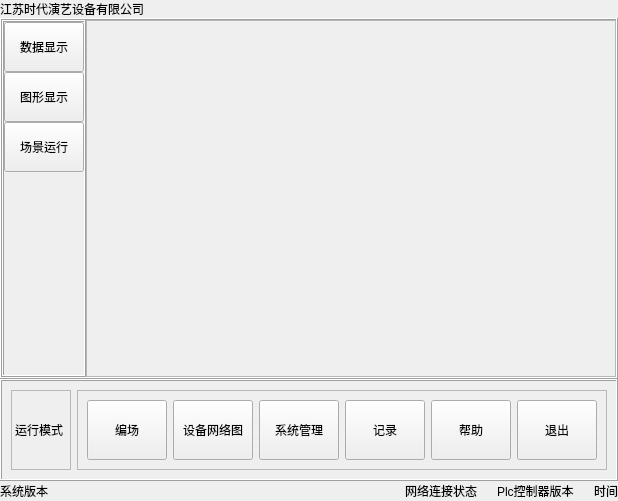
<?xml version="1.0" encoding="UTF-8"?>
<ui version="4.0">
 <class>Form</class>
 <widget class="QWidget" name="Form">
  <property name="geometry">
   <rect>
    <x>0</x>
    <y>0</y>
    <width>588</width>
    <height>501</height>
   </rect>
  </property>
  <property name="windowTitle">
   <string>Form</string>
  </property>
  <layout class="QVBoxLayout" name="verticalLayout_2">
   <property name="spacing">
    <number>0</number>
   </property>
   <property name="leftMargin">
    <number>0</number>
   </property>
   <property name="topMargin">
    <number>0</number>
   </property>
   <property name="rightMargin">
    <number>0</number>
   </property>
   <property name="bottomMargin">
    <number>0</number>
   </property>
   <item>
    <widget class="QLabel" name="label_8">
     <property name="text">
      <string>江苏时代演艺设备有限公司</string>
     </property>
    </widget>
   </item>
   <item>
    <widget class="QFrame" name="frame_3">
     <property name="sizePolicy">
      <sizepolicy hsizetype="Expanding" vsizetype="Expanding">
       <horstretch>0</horstretch>
       <verstretch>0</verstretch>
      </sizepolicy>
     </property>
     <property name="frameShape">
      <enum>QFrame::Box</enum>
     </property>
     <property name="frameShadow">
      <enum>QFrame::Raised</enum>
     </property>
     <layout class="QHBoxLayout" name="horizontalLayout_5">
      <property name="spacing">
       <number>0</number>
      </property>
      <property name="leftMargin">
       <number>0</number>
      </property>
      <property name="topMargin">
       <number>0</number>
      </property>
      <property name="rightMargin">
       <number>0</number>
      </property>
      <property name="bottomMargin">
       <number>0</number>
      </property>
      <item>
       <widget class="QFrame" name="frame_5">
        <property name="sizePolicy">
         <sizepolicy hsizetype="Preferred" vsizetype="Expanding">
          <horstretch>0</horstretch>
          <verstretch>0</verstretch>
         </sizepolicy>
        </property>
        <property name="frameShape">
         <enum>QFrame::Box</enum>
        </property>
        <property name="frameShadow">
         <enum>QFrame::Raised</enum>
        </property>
        <layout class="QVBoxLayout" name="verticalLayout">
         <property name="spacing">
          <number>0</number>
         </property>
         <property name="leftMargin">
          <number>0</number>
         </property>
         <property name="topMargin">
          <number>0</number>
         </property>
         <property name="rightMargin">
          <number>0</number>
         </property>
         <property name="bottomMargin">
          <number>0</number>
         </property>
         <item>
          <widget class="QPushButton" name="dataShowingPushButton">
           <property name="sizePolicy">
            <sizepolicy hsizetype="Minimum" vsizetype="Minimum">
             <horstretch>0</horstretch>
             <verstretch>0</verstretch>
            </sizepolicy>
           </property>
           <property name="minimumSize">
            <size>
             <width>50</width>
             <height>50</height>
            </size>
           </property>
           <property name="text">
            <string>数据显示</string>
           </property>
          </widget>
         </item>
         <item>
          <widget class="QPushButton" name="graphicShowingPushButton">
           <property name="sizePolicy">
            <sizepolicy hsizetype="Minimum" vsizetype="Minimum">
             <horstretch>0</horstretch>
             <verstretch>0</verstretch>
            </sizepolicy>
           </property>
           <property name="minimumSize">
            <size>
             <width>50</width>
             <height>50</height>
            </size>
           </property>
           <property name="text">
            <string>图形显示</string>
           </property>
          </widget>
         </item>
         <item>
          <widget class="QPushButton" name="autoRunningPushButton">
           <property name="sizePolicy">
            <sizepolicy hsizetype="Minimum" vsizetype="Minimum">
             <horstretch>0</horstretch>
             <verstretch>0</verstretch>
            </sizepolicy>
           </property>
           <property name="minimumSize">
            <size>
             <width>50</width>
             <height>50</height>
            </size>
           </property>
           <property name="text">
            <string>场景运行</string>
           </property>
          </widget>
         </item>
         <item>
          <spacer name="verticalSpacer">
           <property name="orientation">
            <enum>Qt::Vertical</enum>
           </property>
           <property name="sizeHint" stdset="0">
            <size>
             <width>20</width>
             <height>40</height>
            </size>
           </property>
          </spacer>
         </item>
        </layout>
       </widget>
      </item>
      <item>
       <widget class="QFrame" name="contentFrame">
        <property name="sizePolicy">
         <sizepolicy hsizetype="Expanding" vsizetype="Expanding">
          <horstretch>0</horstretch>
          <verstretch>0</verstretch>
         </sizepolicy>
        </property>
        <property name="frameShape">
         <enum>QFrame::StyledPanel</enum>
        </property>
        <property name="frameShadow">
         <enum>QFrame::Raised</enum>
        </property>
       </widget>
      </item>
     </layout>
    </widget>
   </item>
   <item>
    <widget class="QFrame" name="frame">
     <property name="frameShape">
      <enum>QFrame::Box</enum>
     </property>
     <property name="frameShadow">
      <enum>QFrame::Raised</enum>
     </property>
     <layout class="QHBoxLayout" name="horizontalLayout_3">
      <item>
       <widget class="QLabel" name="modalLabel">
        <property name="sizePolicy">
         <sizepolicy hsizetype="Maximum" vsizetype="Preferred">
          <horstretch>0</horstretch>
          <verstretch>0</verstretch>
         </sizepolicy>
        </property>
        <property name="minimumSize">
         <size>
          <width>60</width>
          <height>80</height>
         </size>
        </property>
        <property name="frameShape">
         <enum>QFrame::StyledPanel</enum>
        </property>
        <property name="text">
         <string>运行模式</string>
        </property>
       </widget>
      </item>
      <item>
       <widget class="QFrame" name="frame_2">
        <property name="frameShape">
         <enum>QFrame::StyledPanel</enum>
        </property>
        <property name="frameShadow">
         <enum>QFrame::Raised</enum>
        </property>
        <layout class="QHBoxLayout" name="horizontalLayout_2">
         <item>
          <widget class="QPushButton" name="arrangeFieldPushButton">
           <property name="sizePolicy">
            <sizepolicy hsizetype="Minimum" vsizetype="Minimum">
             <horstretch>0</horstretch>
             <verstretch>0</verstretch>
            </sizepolicy>
           </property>
           <property name="text">
            <string>编场</string>
           </property>
          </widget>
         </item>
         <item>
          <widget class="QPushButton" name="netFramePushButton">
           <property name="sizePolicy">
            <sizepolicy hsizetype="Minimum" vsizetype="Minimum">
             <horstretch>0</horstretch>
             <verstretch>0</verstretch>
            </sizepolicy>
           </property>
           <property name="text">
            <string>设备网络图</string>
           </property>
          </widget>
         </item>
         <item>
          <widget class="QPushButton" name="systemManagementPushButton">
           <property name="sizePolicy">
            <sizepolicy hsizetype="Minimum" vsizetype="Minimum">
             <horstretch>0</horstretch>
             <verstretch>0</verstretch>
            </sizepolicy>
           </property>
           <property name="minimumSize">
            <size>
             <width>0</width>
             <height>0</height>
            </size>
           </property>
           <property name="text">
            <string>系统管理</string>
           </property>
          </widget>
         </item>
         <item>
          <widget class="QPushButton" name="recordPushButton">
           <property name="sizePolicy">
            <sizepolicy hsizetype="Minimum" vsizetype="Minimum">
             <horstretch>0</horstretch>
             <verstretch>0</verstretch>
            </sizepolicy>
           </property>
           <property name="text">
            <string>记录</string>
           </property>
          </widget>
         </item>
         <item>
          <widget class="QPushButton" name="helpPushButton">
           <property name="sizePolicy">
            <sizepolicy hsizetype="Minimum" vsizetype="Minimum">
             <horstretch>0</horstretch>
             <verstretch>0</verstretch>
            </sizepolicy>
           </property>
           <property name="text">
            <string>帮助</string>
           </property>
          </widget>
         </item>
         <item>
          <widget class="QPushButton" name="exitPushButton">
           <property name="sizePolicy">
            <sizepolicy hsizetype="Minimum" vsizetype="Minimum">
             <horstretch>0</horstretch>
             <verstretch>0</verstretch>
            </sizepolicy>
           </property>
           <property name="text">
            <string>退出</string>
           </property>
          </widget>
         </item>
        </layout>
       </widget>
      </item>
     </layout>
    </widget>
   </item>
   <item>
    <layout class="QHBoxLayout" name="horizontalLayout">
     <property name="spacing">
      <number>20</number>
     </property>
     <item>
      <widget class="QLabel" name="versionLabel">
       <property name="text">
        <string>系统版本</string>
       </property>
      </widget>
     </item>
     <item>
      <spacer name="horizontalSpacer">
       <property name="orientation">
        <enum>Qt::Horizontal</enum>
       </property>
       <property name="sizeHint" stdset="0">
        <size>
         <width>40</width>
         <height>20</height>
        </size>
       </property>
      </spacer>
     </item>
     <item>
      <widget class="QLabel" name="internetLabel">
       <property name="text">
        <string>网络连接状态</string>
       </property>
      </widget>
     </item>
     <item>
      <widget class="QLabel" name="plcStateLabel">
       <property name="text">
        <string>Plc控制器版本</string>
       </property>
      </widget>
     </item>
     <item>
      <widget class="QLabel" name="timeLabel">
       <property name="text">
        <string>时间</string>
       </property>
      </widget>
     </item>
    </layout>
   </item>
  </layout>
 </widget>
 <resources/>
 <connections>
  <connection>
   <sender>exitPushButton</sender>
   <signal>clicked()</signal>
   <receiver>Form</receiver>
   <slot>close()</slot>
   <hints>
    <hint type="sourcelabel">
     <x>540</x>
     <y>422</y>
    </hint>
    <hint type="destinationlabel">
     <x>593</x>
     <y>427</y>
    </hint>
   </hints>
  </connection>
 </connections>
</ui>
